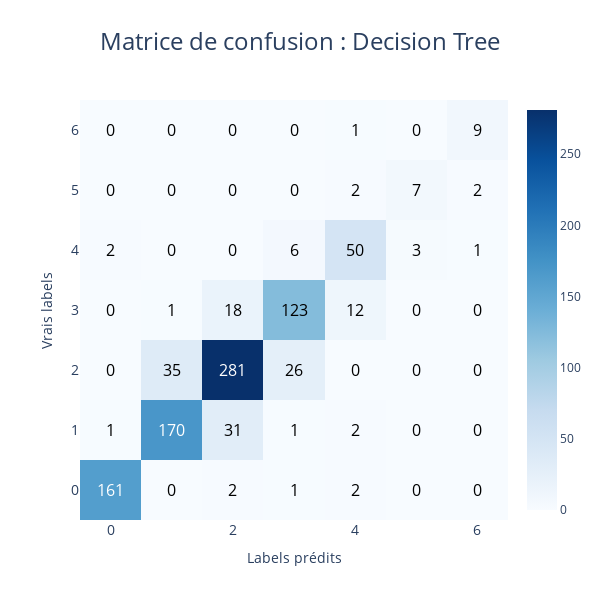

The cell this chart's notebook holds for it:
### Markdown cell above
# **1. Modèles simples**

## **A. Decision Tree**

### Code cell
%%time
dtc = DecisionTreeClassifier(criterion='gini', max_depth=20)
dtc.fit(X_train, y_train)
dtc_pred = dtc.predict(X_test)

co2.viz.plot_confusion_matrix(y_test, dtc_pred, classes=dtc.classes_, title=': Decision Tree', save=True, format='png')
co2.styles.display_classification_report(y_test, dtc_pred)

co2.data.save_model(dtc)

### Figure 1 — Plotly figure (JSON) as saved in the notebook; plotly's stock layout.template omitted (floating-point values rounded to 4 significant figures)
{"data": [{"colorscale": [[0, "rgb(247,251,255)"], [0.125, "rgb(222,235,247)"], [0.25, "rgb(198,219,239)"], [0.375, "rgb(158,202,225)"], [0.5, "rgb(107,174,214)"], [0.625, "rgb(66,146,198)"], [0.75, "rgb(33,113,181)"], [0.875, "rgb(8,81,156)"], [1, "rgb(8,48,107)"]], "type": "heatmap", "x": [0, 1, 2, 3, 4, 5, 6], "y": [0, 1, 2, 3, 4, 5, 6], "z": [[161, 0, 2, 1, 2, 0, 0], [1, 170, 31, 1, 2, 0, 0], [0, 35, 281, 26, 0, 0, 0], [0, 1, 18, 123, 12, 0, 0], [2, 0, 0, 6, 50, 3, 1], [0, 0, 0, 0, 2, 7, 2], [0, 0, 0, 0, 1, 0, 9]]}], "layout": {"annotations": [{"font": {"color": "white", "size": 16}, "showarrow": false, "text": "161", "x": 0, "y": 0}, {"font": {"color": "black", "size": 16}, "showarrow": false, "text": "0", "x": 1, "y": 0}, {"font": {"color": "black", "size": 16}, "showarrow": false, "text": "2", "x": 2, "y": 0}, {"font": {"color": "black", "size": 16}, "showarrow": false, "text": "1", "x": 3, "y": 0}, {"font": {"color": "black", "size": 16}, "showarrow": false, "text": "2", "x": 4, "y": 0}, {"font": {"color": "black", "size": 16}, "showarrow": false, "text": "0", "x": 5, "y": 0}, {"font": {"color": "black", "size": 16}, "showarrow": false, "text": "0", "x": 6, "y": 0}, {"font": {"color": "black", "size": 16}, "showarrow": false, "text": "1", "x": 0, "y": 1}, {"font": {"color": "white", "size": 16}, "showarrow": false, "text": "170", "x": 1, "y": 1}, {"font": {"color": "black", "size": 16}, "showarrow": false, "text": "31", "x": 2, "y": 1}, {"font": {"color": "black", "size": 16}, "showarrow": false, "text": "1", "x": 3, "y": 1}, {"font": {"color": "black", "size": 16}, "showarrow": false, "text": "2", "x": 4, "y": 1}, {"font": {"color": "black", "size": 16}, "showarrow": false, "text": "0", "x": 5, "y": 1}, {"font": {"color": "black", "size": 16}, "showarrow": false, "text": "0", "x": 6, "y": 1}, {"font": {"color": "black", "size": 16}, "showarrow": false, "text": "0", "x": 0, "y": 2}, {"font": {"color": "black", "size": 16}, "showarrow": false, "text": "35", "x": 1, "y": 2}, {"font": {"color": "white", "size": 16}, "showarrow": false, "text": "281", "x": 2, "y": 2}, {"font": {"color": "black", "size": 16}, "showarrow": false, "text": "26", "x": 3, "y": 2}, {"font": {"color": "black", "size": 16}, "showarrow": false, "text": "0", "x": 4, "y": 2}, {"font": {"color": "black", "size": 16}, "showarrow": false, "text": "0", "x": 5, "y": 2}, {"font": {"color": "black", "size": 16}, "showarrow": false, "text": "0", "x": 6, "y": 2}, {"font": {"color": "black", "size": 16}, "showarrow": false, "text": "0", "x": 0, "y": 3}, {"font": {"color": "black", "size": 16}, "showarrow": false, "text": "1", "x": 1, "y": 3}, {"font": {"color": "black", "size": 16}, "showarrow": false, "text": "18", "x": 2, "y": 3}, {"font": {"color": "black", "size": 16}, "showarrow": false, "text": "123", "x": 3, "y": 3}, {"font": {"color": "black", "size": 16}, "showarrow": false, "text": "12", "x": 4, "y": 3}, {"font": {"color": "black", "size": 16}, "showarrow": false, "text": "0", "x": 5, "y": 3}, {"font": {"color": "black", "size": 16}, "showarrow": false, "text": "0", "x": 6, "y": 3}, {"font": {"color": "black", "size": 16}, "showarrow": false, "text": "2", "x": 0, "y": 4}, {"font": {"color": "black", "size": 16}, "showarrow": false, "text": "0", "x": 1, "y": 4}, {"font": {"color": "black", "size": 16}, "showarrow": false, "text": "0", "x": 2, "y": 4}, {"font": {"color": "black", "size": 16}, "showarrow": false, "text": "6", "x": 3, "y": 4}, {"font": {"color": "black", "size": 16}, "showarrow": false, "text": "50", "x": 4, "y": 4}, {"font": {"color": "black", "size": 16}, "showarrow": false, "text": "3", "x": 5, "y": 4}, {"font": {"color": "black", "size": 16}, "showarrow": false, "text": "1", "x": 6, "y": 4}, {"font": {"color": "black", "size": 16}, "showarrow": false, "text": "0", "x": 0, "y": 5}, {"font": {"color": "black", "size": 16}, "showarrow": false, "text": "0", "x": 1, "y": 5}, {"font": {"color": "black", "size": 16}, "showarrow": false, "text": "0", "x": 2, "y": 5}, {"font": {"color": "black", "size": 16}, "showarrow": false, "text": "0", "x": 3, "y": 5}, {"font": {"color": "black", "size": 16}, "showarrow": false, "text": "2", "x": 4, "y": 5}, {"font": {"color": "black", "size": 16}, "showarrow": false, "text": "7", "x": 5, "y": 5}, {"font": {"color": "black", "size": 16}, "showarrow": false, "text": "2", "x": 6, "y": 5}, {"font": {"color": "black", "size": 16}, "showarrow": false, "text": "0", "x": 0, "y": 6}, {"font": {"color": "black", "size": 16}, "showarrow": false, "text": "0", "x": 1, "y": 6}, {"font": {"color": "black", "size": 16}, "showarrow": false, "text": "0", "x": 2, "y": 6}, {"font": {"color": "black", "size": 16}, "showarrow": false, "text": "0", "x": 3, "y": 6}, {"font": {"color": "black", "size": 16}, "showarrow": false, "text": "1", "x": 4, "y": 6}, {"font": {"color": "black", "size": 16}, "showarrow": false, "text": "0", "x": 5, "y": 6}, {"font": {"color": "black", "size": 16}, "showarrow": false, "text": "9", "x": 6, "y": 6}], "autosize": false, "height": 600, "title": {"font": {"size": 24}, "text": "Matrice de confusion : Decision Tree", "x": 0.5}, "width": 600, "xaxis": {"tickfont": {"size": 14}, "title": {"text": "Labels prédits"}}, "yaxis": {"tickfont": {"size": 14}, "title": {"text": "Vrais labels"}}}}
